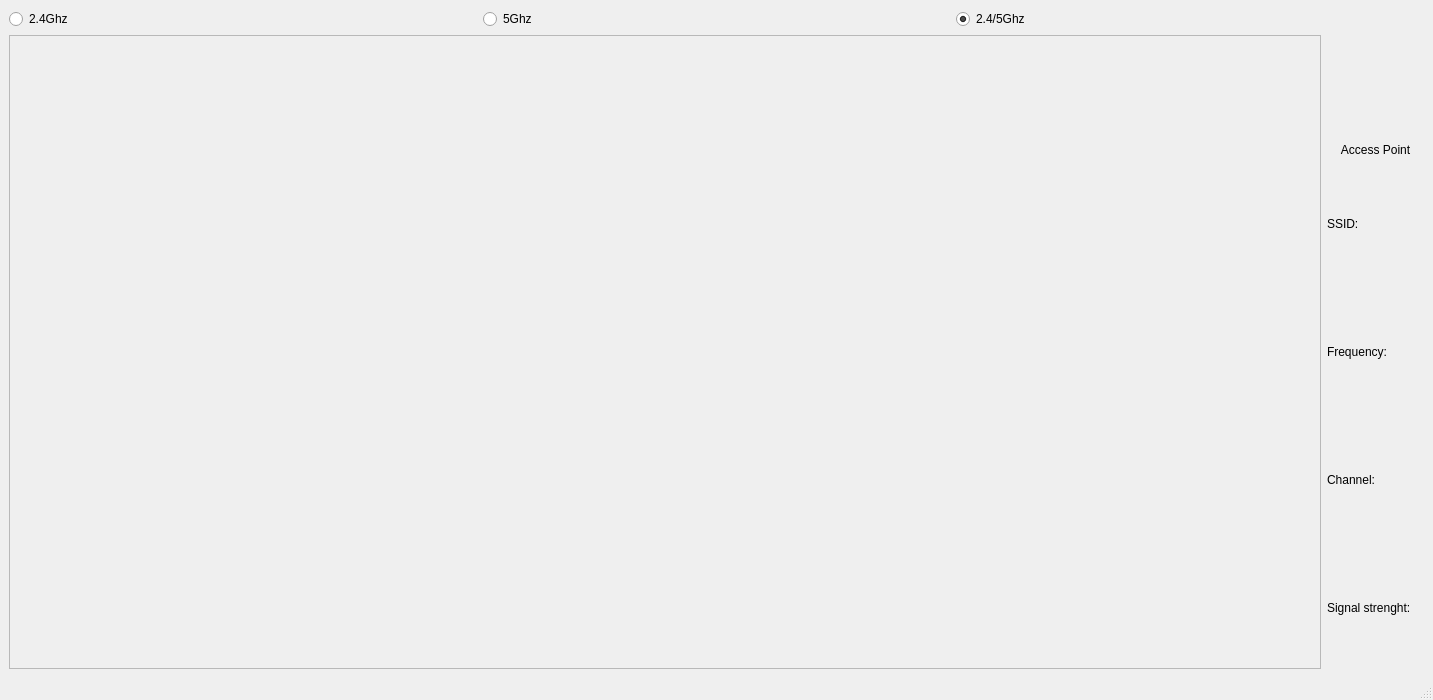
<?xml version="1.0" encoding="UTF-8"?>
<ui version="4.0">
 <class>my_window</class>
 <widget class="QMainWindow" name="my_window">
  <property name="geometry">
   <rect>
    <x>0</x>
    <y>0</y>
    <width>1433</width>
    <height>700</height>
   </rect>
  </property>
  <property name="windowTitle">
   <string>Wifi tracker</string>
  </property>
  <widget class="QWidget" name="centralwidget">
   <layout class="QVBoxLayout" name="verticalLayout">
    <item>
     <layout class="QHBoxLayout" name="horizontalLayout">
      <item>
       <widget class="QRadioButton" name="radioButton">
        <property name="text">
         <string>2.4Ghz</string>
        </property>
       </widget>
      </item>
      <item>
       <widget class="QRadioButton" name="radioButton_2">
        <property name="text">
         <string>5Ghz</string>
        </property>
       </widget>
      </item>
      <item>
       <widget class="QRadioButton" name="radioButton_3">
        <property name="text">
         <string>2.4/5Ghz</string>
        </property>
        <property name="checked">
         <bool>true</bool>
        </property>
       </widget>
      </item>
     </layout>
    </item>
    <item>
     <layout class="QHBoxLayout" name="horizontalLayout_2">
      <item>
       <widget class="QScrollArea" name="scrollArea">
        <property name="widgetResizable">
         <bool>true</bool>
        </property>
        <widget class="QWidget" name="scrollAreaWidgetContents">
         <property name="geometry">
          <rect>
           <x>0</x>
           <y>0</y>
           <width>1158</width>
           <height>567</height>
          </rect>
         </property>
        </widget>
       </widget>
      </item>
      <item>
       <layout class="QVBoxLayout" name="verticalLayout_2">
        <item>
         <widget class="QLabel" name="label_3">
          <property name="autoFillBackground">
           <bool>false</bool>
          </property>
          <property name="text">
           <string>Access Point</string>
          </property>
          <property name="textFormat">
           <enum>Qt::AutoText</enum>
          </property>
          <property name="scaledContents">
           <bool>false</bool>
          </property>
          <property name="alignment">
           <set>Qt::AlignBottom|Qt::AlignHCenter</set>
          </property>
          <property name="wordWrap">
           <bool>false</bool>
          </property>
          <property name="openExternalLinks">
           <bool>false</bool>
          </property>
         </widget>
        </item>
        <item>
         <layout class="QHBoxLayout" name="horizontalLayout_7">
          <item>
           <widget class="QLabel" name="label_5">
            <property name="text">
             <string>SSID:</string>
            </property>
           </widget>
          </item>
          <item>
           <widget class="QLabel" name="label_4">
            <property name="text">
             <string/>
            </property>
           </widget>
          </item>
         </layout>
        </item>
        <item>
         <layout class="QHBoxLayout" name="horizontalLayout_6">
          <item>
           <widget class="QLabel" name="label_7">
            <property name="text">
             <string>Frequency:</string>
            </property>
           </widget>
          </item>
          <item>
           <widget class="QLabel" name="label_6">
            <property name="text">
             <string/>
            </property>
           </widget>
          </item>
         </layout>
        </item>
        <item>
         <layout class="QHBoxLayout" name="horizontalLayout_5">
          <item>
           <widget class="QLabel" name="label_9">
            <property name="text">
             <string>Channel:</string>
            </property>
           </widget>
          </item>
          <item>
           <widget class="QLabel" name="label_8">
            <property name="text">
             <string/>
            </property>
           </widget>
          </item>
         </layout>
        </item>
        <item>
         <layout class="QHBoxLayout" name="horizontalLayout_4">
          <item>
           <widget class="QLabel" name="label">
            <property name="text">
             <string>Signal strenght:</string>
            </property>
           </widget>
          </item>
          <item>
           <widget class="QLabel" name="label_2">
            <property name="text">
             <string/>
            </property>
           </widget>
          </item>
         </layout>
        </item>
       </layout>
      </item>
     </layout>
    </item>
   </layout>
  </widget>
  <widget class="QStatusBar" name="statusbar"/>
 </widget>
 <resources/>
 <connections/>
</ui>
